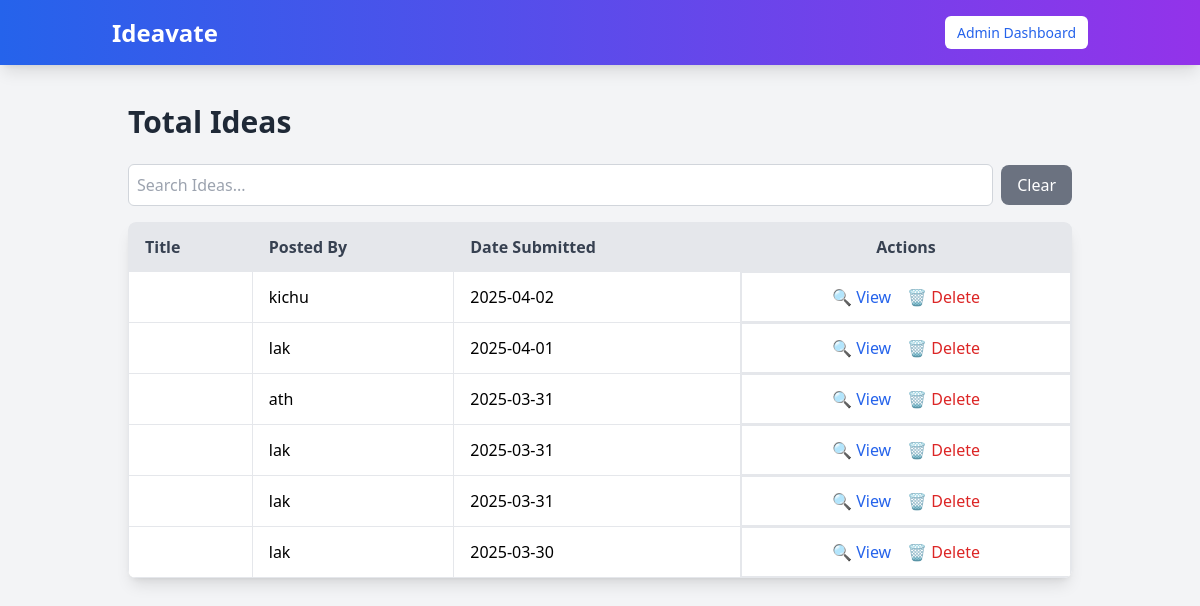
The page /admin_dashboard/ideas/ (signed in) on the database as committed earlier.
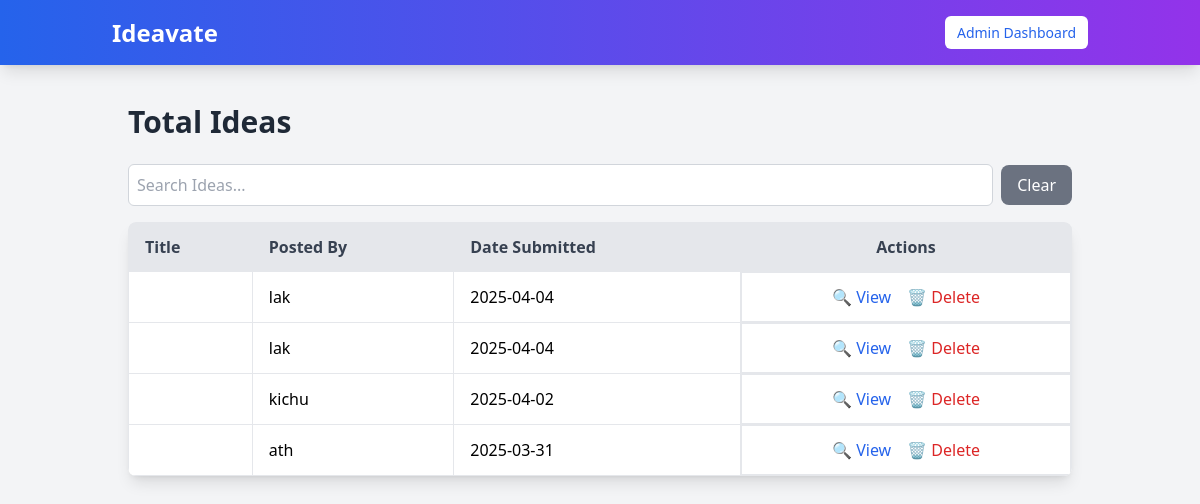
The same page on the database as committed later.
### myapp/models.py (models this page shows, shortened)
class Idea(models.Model):
    user = models.ForeignKey(User, on_delete=models.CASCADE, related_name="ideas")
    idea_name = models.CharField(max_length=100)
    description = models.TextField(blank=True)
    category = models.CharField(max_length=100, blank=True, null=True)  # Example: Tech, Health, AI
    funding_goal = models.DecimalField(max_digits=10, decimal_places=2, null=True, blank=True)
    estimated_investment = models.DecimalField(max_digits=10, decimal_places=2, null=True, blank=True)
    collaboration = models.BooleanField(default=False)
    status = models.CharField(
        max_length=20,
        choices=[("open", "Open for Investment"), ("progress", "In Progress"), ("completed", "Completed")],
        default="open"
    )
    created_at = models.DateTimeField(auto_now_add=True)  # Timestamp when idea is posted
    updated_at = models.DateTimeField(auto_now=True)  # Timestamp when idea is modified
    class Meta:
        verbose_name = "Idea"
        verbose_name_plural = "Ideas"
        ordering = ["-created_at"]  # Show newest ideas first

class User(AbstractUser):
    is_user = models.BooleanField(default=False)
    is_organization = models.BooleanField(default=False)
    groups = models.ManyToManyField(Group, related_name="custom_user_groups", blank=True)
    user_permissions = models.ManyToManyField(Permission, related_name="custom_user_permissions", blank=True)

### myapp/views.py (the view)
# urls.py: path("admin_dashboard/ideas/",views. admin_ideas, name="admin_ideas"),
@user_passes_test(is_admin)
def admin_ideas(request):
    ideas = Idea.objects.all()
    return render(request, "admin_ideas.html", {"ideas": ideas})

### myapp/views.py (called while the page is built)
def is_admin(user):
    return user.is_authenticated and user.is_superuser

### templates/admin_ideas.html (shortened to what this page needs)
{% extends "navbar.html" %}
{% block content %}
<div class="container mx-auto p-6">
    <h1 class="text-3xl font-bold text-gray-800 mb-6">Total Ideas</h1>
    <div class="flex items-center mb-4">
        <input type="text" id="searchInput" placeholder="Search Ideas..." class="w-full p-2 border border-gray-300 rounded-md focus:outline-none focus:ring-2 focus:ring-blue-500">
        <button onclick="clearSearch()" class="ml-2 px-4 py-2 bg-gray-500 text-white rounded-lg hover:bg-gray-600 transition">Clear</button>
    </div>
    <div class="overflow-x-auto bg-white shadow-lg rounded-lg">
        <table class="w-full border border-gray-300">
            <thead>
                <tr class="bg-gray-200 text-gray-700 text-left">
                    <th class="py-3 px-4 border">Title</th>
                    <th class="py-3 px-4 border">Posted By</th>
                    <th class="py-3 px-4 border">Date Submitted</th>
                    <th class="py-3 px-4 border text-center">Actions</th>
                </tr>
            </thead>
            <tbody id="ideaTable">
                {% for idea in ideas %}
                <tr class="border hover:bg-gray-50 transition">
                    <td class="py-3 px-4 border">{{ idea.title }}</td>
                    <td class="py-3 px-4 border">{{ idea.user.username }}</td>
                    <td class="py-3 px-4 border">{{ idea.created_at|date:"Y-m-d" }}</td>
                    <td class="py-3 px-4 border text-center flex justify-center gap-4">
                        <a href="{% url 'idea_detail' idea.id %}" class="text-blue-600 hover:text-blue-800 transition">
                            🔍 View
                        </a>
                        <form action="{% url 'delete_idea' idea.id %}" method="post" onsubmit="return confirm('Are you sure you want to delete this idea?');">
                            <button type="submit" class="text-red-600 hover:text-red-800 transition">
                                🗑 Delete
                            </button>
                        </form>
                    </td>
                </tr>
                {% empty %}
                <tr>
                    <td colspan="4" class="text-center py-6 text-gray-500">No ideas found.</td>
                </tr>
                {% endfor %}
            </tbody>
        </table>
    </div>
</div>
{% endblock %}

Rows that differ between the two databases and show on the page:
removed Idea: user.username "lak", created_at "2025-04-01"
removed Idea: user.username "lak", created_at "2025-03-31"
removed Idea: user.username "lak", created_at "2025-03-31"
removed Idea: user.username "lak", created_at "2025-03-30"
added Idea: user.username "lak", created_at "2025-04-04"
added Idea: user.username "lak", created_at "2025-04-04"
